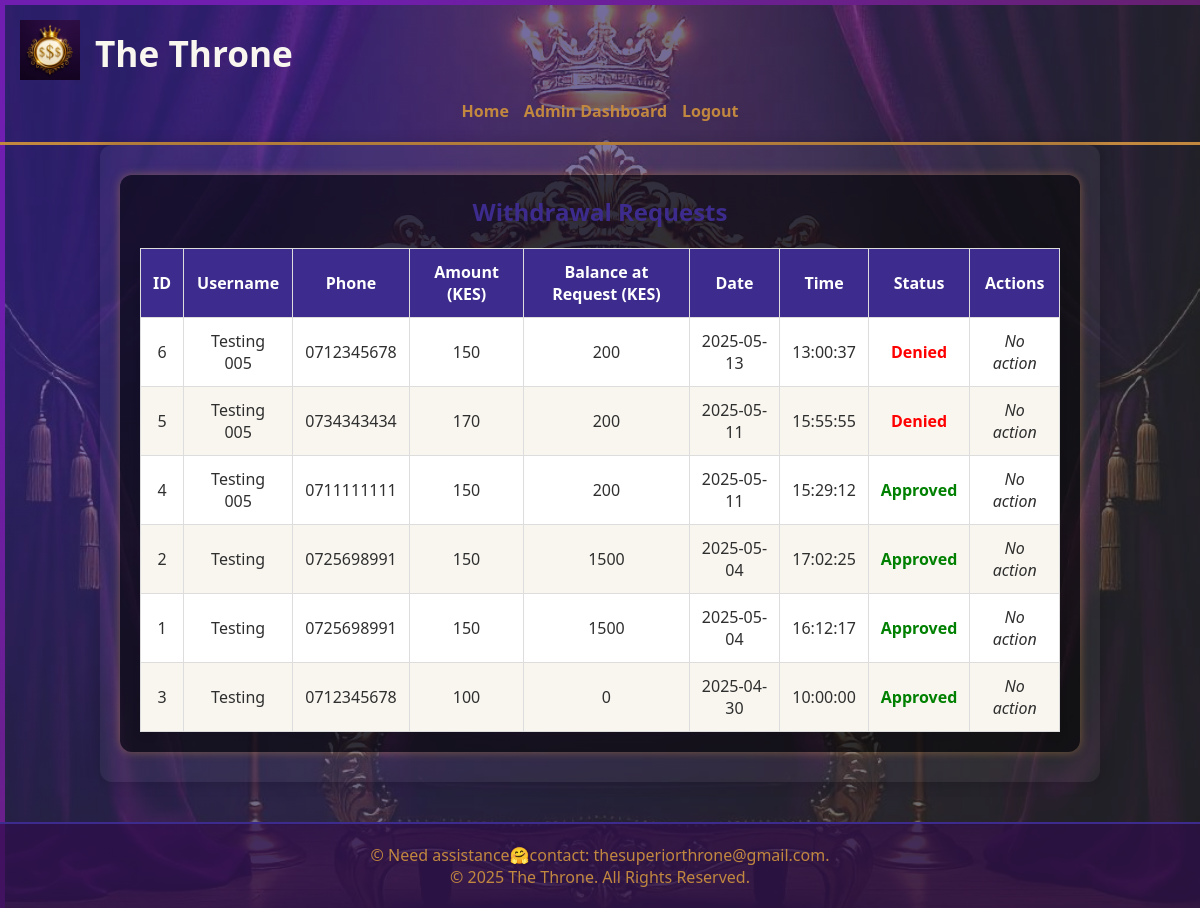
Screenshot of /admin/withdrawals (signed in) with the database file from the repository.
### models.py (models this page shows)
class Withdrawals(db.Model):
    __tablename__ = 'withdrawals'
    id = db.Column(db.Integer, primary_key=True)
    username = db.Column(db.String(50), nullable=False)
    date = db.Column(db.String(50))
    time = db.Column(db.String(50))
    amount = db.Column(db.Float, nullable=False)
    balance = db.Column(db.Float, default=0.0)
    status = db.Column(db.String(20), default='pending')
    phone = db.Column(db.String(20))

### app.py (the view)
@app.route('/admin/withdrawals')
def admin_withdrawals():
    if 'username' not in session or session.get('role') != 'admin':
        return redirect(url_for('login'))
    withdrawals = Withdrawals.query.order_by(Withdrawals.date.desc(), Withdrawals.time.desc()).all()
    return render_template('admin_withdrawals.html', withdrawals=withdrawals)

### Templates/admin_withdrawals.html (shortened to what this page needs)
{% extends 'base.html' %}
{% set body_class = "bg-float" %}
{% block content %}
<div class="container" style="padding: 20px;">
    <h2>Withdrawal Requests</h2>
    <table>
        <thead>
            <tr>
                <th>ID</th>
                <th>Username</th>
                <th>Phone</th>
                <th>Amount (KES)</th>
                <th>Balance at Request (KES)</th>
                <th>Date</th>
                <th>Time</th>
                <th>Status</th>
                <th>Actions</th>
            </tr>
        </thead>
        <tbody>
            {% for w in withdrawals %}
            <tr>
                <td>{{ w.id }}</td>
                <td>{{ w.username }}</td>
                <td>{{ w.phone }}</td>
                <td>{{ w.amount }}</td>
                <td>{{ w.balance }}</td>
                <td>{{ w.date }}</td>
                <td>{{ w.time }}</td>
                <td class="{{ w.status }}">{{ w.status|capitalize }}</td>
                <td>
                    {% if w.status == 'pending' %}
                        <a href="{{ url_for('approve_withdrawal', withdrawal_id=w.id) }}">
                            <button style="background-color: #4CAF50; color: white;">Approve</button>
                        </a>
                        <a href="{{ url_for('deny_withdrawal', withdrawal_id=w.id) }}">
                            <button style="background-color: #f44336; color: white;">Deny</button>
                        </a>
                    {% else %}
                        <em>No action</em>
                    {% endif %}
                </td>
            </tr>
            {% endfor %}
        </tbody>
    </table>
</div>
{% endblock %}

### Static/CSS/style.css (style rules this page uses)
* { margin: 0; padding: 0; box-sizing: border-box; font-family: 'Segoe UI', Tahoma, Geneva, Verdana, sans-serif; }
body.bg-float { background: radial-gradient(circle at top left, #3D2C8D 20%, #2F2F2F 80%); background-attachment: fixed; background-size: 105% auto; color: #F9F6EF; min-height: 100vh; font-family: 'Segoe UI', Tahoma, Geneva, Verdana, sans-serif; overflow-x: hidden; position: relative; }
body.bg-float::before { content: ""; position: fixed; top: 0; left: 0; width: 100%; height: 100%; background: url('../images/royal_background.jpg') no-repeat center center; background-size: cover; opacity: 0.3; filter: brightness(1.4); z-index: -1; pointer-events: none; border: 5px solid rgb(162, 0, 255); }
.container, .content, .card, .form-box { background-color: rgba(0, 0, 0, 0.6); padding: 20px; border-radius: 12px; box-shadow: 0 0 10px rgba(194, 136, 64, 0.5); }

### Templates/admin_withdrawals.html (style rules this page uses)
.container h2 { text-align: center; color: #3D2C8D; margin-bottom: 20px; }
table { width: 100%; border-collapse: collapse; margin-top: 20px; background-color: #fff; box-shadow: 0 4px 10px rgba(0, 0, 0, 0.05); font-family: 'Segoe UI', Tahoma, Geneva, Verdana, sans-serif; }
th, td { border: 1px solid #ddd; padding: 12px; text-align: center; color: #2F2F2F; }
th { background-color: #3D2C8D; color: #fff; }
tr:nth-child(even) { background-color: #f9f6ef; }
.approved { color: green; font-weight: bold; }
.denied { color: red; font-weight: bold; }

### rows the page displays
Withdrawals: id "6", username "Testing 005", phone "0712345678", amount "150", balance "200", date "2025-05-13", time "13:00:37", status "Denied", shows "No action"
Withdrawals: id "5", username "Testing 005", phone "0734343434", amount "170", balance "200", date "2025-05-11", time "15:55:55", status "Denied", shows "No action"
Withdrawals: id "4", username "Testing 005", phone "0711111111", amount "150", balance "200", date "2025-05-11", time "15:29:12", status "Approved", shows "No action"
Withdrawals: id "2", username "Testing", phone "0725698991", amount "150", balance "1500", date "2025-05-04", time "17:02:25", status "Approved", shows "No action"
Withdrawals: id "1", username "Testing", phone "0725698991", amount "150", balance "1500", date "2025-05-04", time "16:12:17", status "Approved", shows "No action"
Withdrawals: id "3", username "Testing", phone "0712345678", amount "100", balance "0", date "2025-04-30", time "10:00:00", status "Approved", shows "No action"
